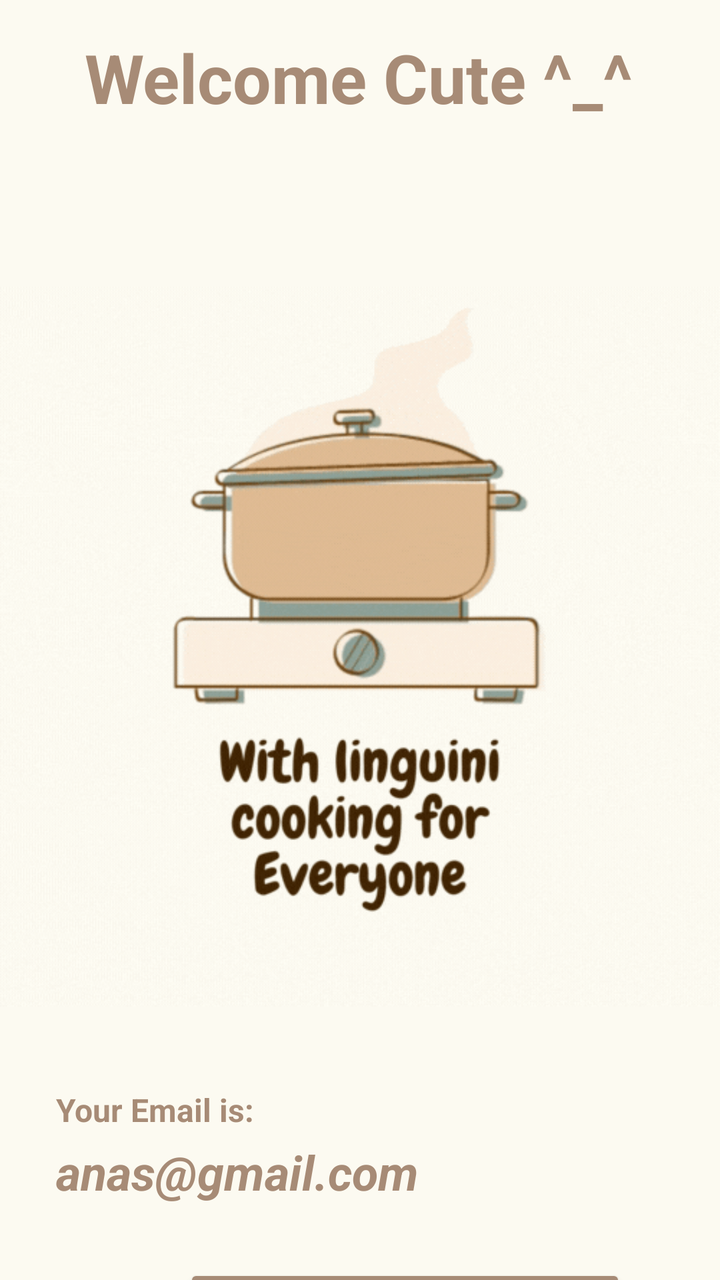
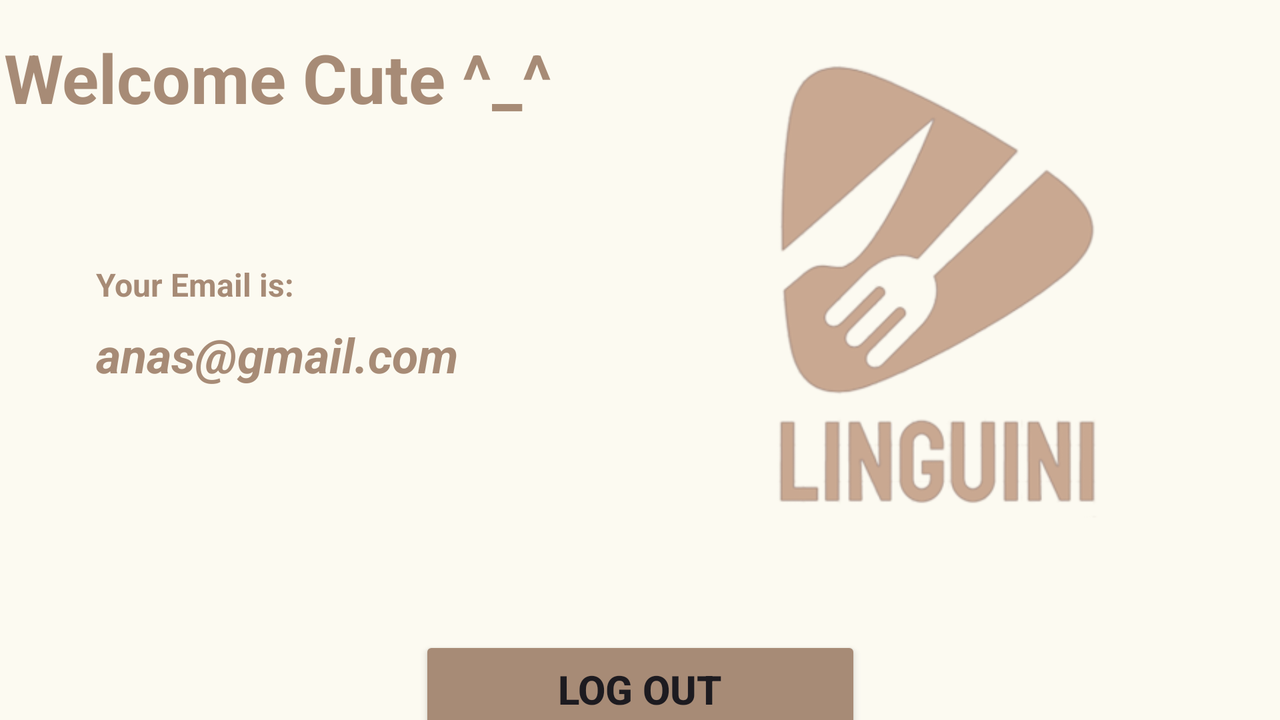

An Android layout and its configuration variant, each rendered on a device that would load it. The default file and the variant file are quoted in full after the pictures.
<!-- AndroidManifest.xml: application theme Theme.Linguini -->
<!-- res/layout/fragment_profile.xml -->
<?xml version="1.0" encoding="utf-8"?>
<androidx.constraintlayout.widget.ConstraintLayout xmlns:android="http://schemas.android.com/apk/res/android"
    xmlns:app="http://schemas.android.com/apk/res-auto"
    xmlns:tools="http://schemas.android.com/tools"
    android:id="@+id/frameLayout4"
    android:layout_width="match_parent"
    android:layout_height="match_parent"
    android:background="@color/backGround"
    tools:context=".HomeScreen.view.ProfileFragment">

    <TextView
        android:id="@+id/textView7"
        android:layout_width="wrap_content"
        android:layout_height="wrap_content"
        android:layout_marginStart="149dp"
        android:layout_marginTop="16dp"
        android:layout_marginEnd="149dp"
        android:text="@string/welcomeCute"
        android:textColor="@color/primaryColor"
        android:textSize="34sp"
        android:textStyle="bold"
        app:layout_constraintEnd_toEndOf="parent"
        app:layout_constraintHorizontal_bias="0.503"
        app:layout_constraintStart_toStartOf="parent"
        app:layout_constraintTop_toTopOf="parent" />

    <ImageView
        android:id="@+id/gifOfProfile"
        android:layout_width="wrap_content"
        android:layout_height="wrap_content"
        android:layout_marginTop="12dp"
        android:src="@drawable/pane_animation"
        app:layout_constraintEnd_toEndOf="parent"
        app:layout_constraintHorizontal_bias="0.0"
        app:layout_constraintStart_toStartOf="parent"
        app:layout_constraintTop_toBottomOf="@id/textView7" />

    <TextView
        android:id="@+id/textView13"
        android:layout_width="wrap_content"
        android:layout_height="wrap_content"
        android:layout_marginStart="28dp"
        android:layout_marginBottom="4dp"
        android:text="@string/yourEmailis"
        android:textColor="@color/primaryColor"
        android:textSize="16sp"
        android:textStyle="bold"
        app:layout_constraintBottom_toTopOf="@+id/textView14"
        app:layout_constraintStart_toStartOf="parent" />

    <TextView
        android:id="@+id/textView14"
        android:layout_width="wrap_content"
        android:layout_height="wrap_content"
        android:layout_marginStart="28dp"
        android:layout_marginBottom="30dp"
        android:text="@string/userAcc"
        android:textColor="@color/primaryColor"
        android:textSize="24sp"
        android:textStyle="bold|italic"
        app:layout_constraintBottom_toTopOf="@+id/btnLogOut"
        app:layout_constraintStart_toStartOf="parent" />

    <Button
        android:id="@+id/btnLogOut"
        android:layout_width="221dp"
        android:layout_height="53dp"
        android:layout_marginStart="92dp"
        android:layout_marginTop="632dp"
        android:backgroundTint="@color/primaryColor"
        android:text="@string/logOut"
        android:textSize="20sp"
        android:textStyle="bold"
        app:layout_constraintStart_toStartOf="parent"
        app:layout_constraintTop_toTopOf="parent" />

</androidx.constraintlayout.widget.ConstraintLayout>
<!-- resources referenced by this layout -->
<resources>
  <color name="backGround">#FCFAF1</color>
  <color name="primaryColor">#A78B76</color>
  <!-- drawable pane_animation: gif bitmap (drawable, 851169 bytes) -->
  <string name="logOut">Log Out</string>
  <string name="userAcc">anas@gmail.com</string>
  <string name="welcomeCute">Welcome Cute ^_^</string>
  <string name="yourEmailis">Your Email is:</string>
  <style name="Theme.Linguini" parent="Base.Theme.Linguini" />
  <style name="Base.Theme.Linguini" parent="Theme.Material3.DayNight.NoActionBar">
          
          
      </style>
</resources>
<!-- res/layout-land/fragment_profile.xml (the author's variant of the layout above) -->
<!-- drawn on the phone turned sideways -->
<?xml version="1.0" encoding="utf-8"?>
<androidx.constraintlayout.widget.ConstraintLayout xmlns:android="http://schemas.android.com/apk/res/android"
    xmlns:app="http://schemas.android.com/apk/res-auto"
    xmlns:tools="http://schemas.android.com/tools"
    android:layout_width="match_parent"
    android:layout_height="match_parent"
    android:background="@color/backGround">


    <TextView
        android:id="@+id/textView7"

        android:layout_width="wrap_content"
        android:layout_height="wrap_content"
        android:layout_marginStart="72dp"
        android:layout_marginTop="16dp"
        android:layout_marginEnd="104dp"
        android:text="@string/welcomeCute"
        android:textColor="@color/primaryColor"
        android:textSize="34sp"
        android:textStyle="bold"
        app:layout_constraintEnd_toStartOf="@+id/gifOfProfile"
        app:layout_constraintStart_toStartOf="parent"
        app:layout_constraintTop_toTopOf="parent" />

    <ImageView
        android:id="@+id/gifOfProfile"

        android:layout_width="314dp"
        android:layout_height="252dp"
        android:layout_marginTop="16dp"
        android:layout_marginEnd="16dp"
        android:src="@drawable/logo2"
        app:layout_constraintEnd_toEndOf="parent"
        app:layout_constraintTop_toTopOf="parent" />

    <TextView
        android:id="@+id/textView13"

        android:layout_width="wrap_content"
        android:layout_height="wrap_content"
        android:layout_marginStart="48dp"
        android:layout_marginTop="70dp"
        android:text="@string/yourEmailis"
        android:textColor="@color/primaryColor"
        android:textSize="16sp"
        android:textStyle="bold"
        app:layout_constraintStart_toStartOf="parent"
        app:layout_constraintTop_toBottomOf="@+id/textView7" />

    <TextView
        android:id="@+id/textView14"

        android:layout_width="wrap_content"
        android:layout_height="wrap_content"
        android:layout_marginTop="8dp"
        android:text="@string/userAcc"
        android:textColor="@color/primaryColor"
        android:textSize="24sp"
        android:textStyle="bold|italic"
        app:layout_constraintStart_toStartOf="@+id/textView13"
        app:layout_constraintTop_toBottomOf="@+id/textView13" />

    <Button
        android:id="@+id/btnLogOut"

        android:layout_width="221dp"
        android:layout_height="53dp"
        android:layout_marginTop="50dp"
        android:backgroundTint="@color/primaryColor"
        android:text="@string/logOut"
        android:textSize="20sp"
        android:textStyle="bold"
        app:layout_constraintEnd_toEndOf="parent"
        app:layout_constraintStart_toStartOf="parent"
        app:layout_constraintTop_toBottomOf="@+id/gifOfProfile" />


</androidx.constraintlayout.widget.ConstraintLayout>
<!-- resources referenced by the variant -->
<!-- as the phone turned sideways resolves them -->
<resources>
  <color name="backGround">#FCFAF1</color>
  <color name="primaryColor">#A78B76</color>
  <!-- drawable logo2: png bitmap (drawable, 37639 bytes) -->
  <string name="logOut">Log Out</string>
  <string name="userAcc">anas@gmail.com</string>
  <string name="welcomeCute">Welcome Cute ^_^</string>
  <string name="yourEmailis">Your Email is:</string>
  <style name="Theme.Linguini" parent="Base.Theme.Linguini" />
  <style name="Base.Theme.Linguini" parent="Theme.Material3.DayNight.NoActionBar">
          
          
      </style>
</resources>
